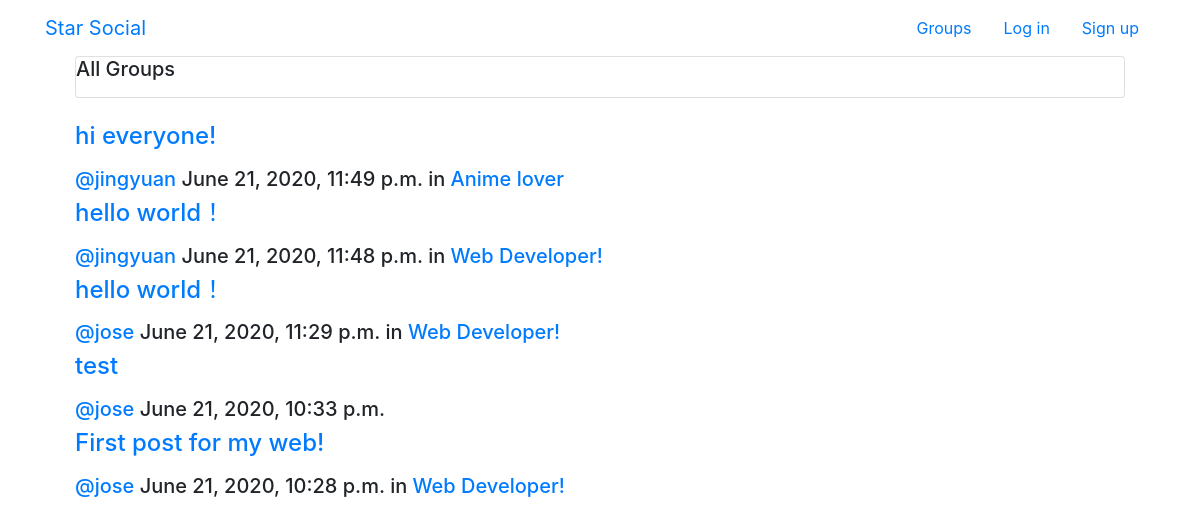
/posts/, run on the app's committed database.
### posts/models.py (models this page shows, shortened)
class Post(models.Model):
    user = models.ForeignKey(User, related_name="posts", on_delete=models.CASCADE)
    created_at = models.DateTimeField(auto_now=True)
    message = models.TextField()
    message_html = models.TextField(editable=False)
    group = models.ForeignKey(Group, related_name="posts", null=True, blank=True, on_delete=models.CASCADE)
    class Meta:
        ordering = ["-created_at"]
        unique_together = ["user", "message"]

### groups/models.py (models this page shows, shortened)
class Group(models.Model):
    name = models.CharField(max_length=255, unique=True)
    slug = models.SlugField(allow_unicode=True, unique=True)
    description = models.TextField(blank=True, default='')
    description_html = models.TextField(editable=False, default='', blank=True)
    members = models.ManyToManyField(User, through="GroupMember")
    class Meta:
        ordering = ["name"]

### posts/views.py (the view)
# urls.py: path('', views.PostList.as_view(), name='all'),
class PostList(SelectRelatedMixin, generic.ListView):
    model = models.Post
    select_related = ('user', 'group')

### posts/templates/posts/post_list.html (shortened to what this page needs)
{% extends "posts/post_base.html" %}
{% block prepost %}
<div class="container-fluid">
    <div class="card card-with-shadow">
        <div class="content">
            <h5 class="title">All Groups</h5>
        </div>
    </div>
</div>
{% endblock %}
{% block post_content %}
<div class="container-fluid">
    {% for post in post_list %}
    {% include "posts/_post.html" %}
    {% endfor %}
</div>
{% endblock %}

### posts/templates/posts/_post.html (shortened to what this page needs)
    <h4><a href="{% url 'posts:single' username=post.user.username pk=post.pk %}">{{ post.message_html|safe }}</a></h4>
	<div>
        <h5>
            <span class="username"><a href="{% url 'posts:for_user' username=post.user.username %}">@{{ post.user.username }}</a></span>
			<time class="time">{{ post.created_at }}</time>
			{% if post.group %}
			<span class="group-name">in <a href="#">{{ post.group.name }}</a></span>
			{% endif %}
		</h5>
	</div>

### data on the page
Post: message_html "hi everyone!", user.username "jingyuan", created_at "June 21, 2020, 11:49 p.m.", group.name "Anime lover"
Post: message_html "hello world！", user.username "jingyuan", created_at "June 21, 2020, 11:48 p.m.", group.name "Web Developer!"
Post: message_html "hello world！", user.username "jose", created_at "June 21, 2020, 11:29 p.m.", group.name "Web Developer!"
Post: message_html "test", user.username "jose", created_at "June 21, 2020, 10:33 p.m."
Post: message_html "First post for my web!", user.username "jose", created_at "June 21, 2020, 10:28 p.m.", group.name "Web Developer!"
